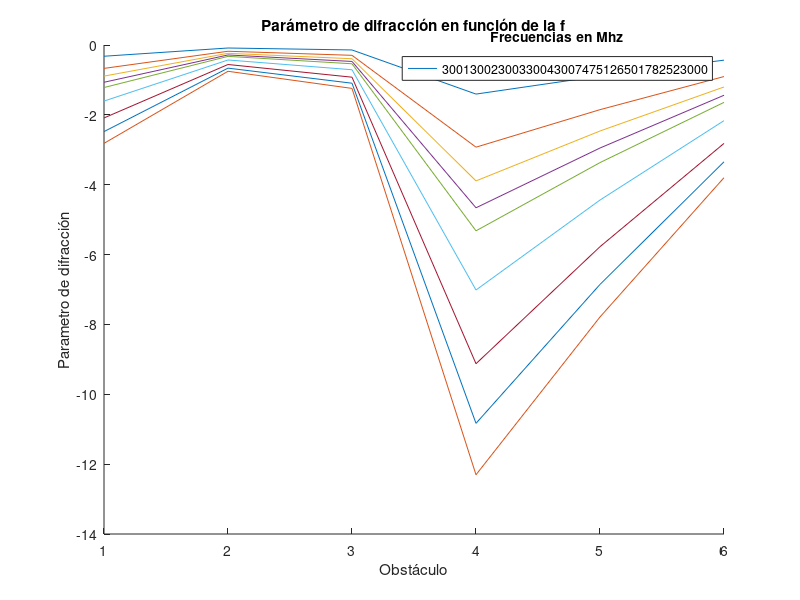

Reproduce this figure in MATLAB.
clear;clc;close all;
K      = 4/3;
c      = 3e8;
f      = [300,1300, 2300, 3300, 4300,7475,12650, 17825, 23000].*1e6;
lambda = c./f;
d      = 20.09e3;
R0     = 6370e3;
Re     = R0*K;
h1     = 807;

e  = [797 800 803 799 735 760 788 805];
a  = [10 0 0 0 0 0 0  8];
d1 = [0 0.806e3 1.910e3 3.721e3 7.831e3 10.955e3 14.965e3 d];
d2 = d - d1;

flecha         = d1.*d2/(2*Re);
altura_rayo    = ((e(end)+a(end)-e(1)-a(1))/d)*d1 + e(1)+a(1);
despejamiento  = e + flecha - altura_rayo;
    
numero_iteraciones    = size(lambda);
columnas              = size(f);

for iteracion=1:numero_iteraciones(2)
    R1(iteracion,:) = sqrt(lambda(1,iteracion)*d1.*d2/d); %Altura del primer rayo de Fresnel    
end

despejamiento(:,1)    =[];
despejamiento(:,end)  =[];
d1(:,1)        =[];
d1(:,end)      =[];
R1(:,1)        =[];
R1(:,end)      =[];
flecha(:,1)    =[];
flecha(:,end)  =[];
e(:,1) = [];
e(:,end) = [];

d2=d-d1;
uve                      = sqrt(2)*despejamiento./R1;
Ldif_iterado             = 6.9 + 20*log10(sqrt((uve-0.1).^2 +1) + uve-0.1);

altura_rayo(:,1) = [];
altura_rayo(:,end) = [];

flecha        = (d1.*d2)/(2*Re);
despejamiento =  e + flecha - altura_rayo;

for iteracion=1:numero_iteraciones(2)       
    uve_iterado(iteracion,:)   = sqrt(2)*despejamiento./R1(iteracion,:);   
end

figure(1);title("Parámetro de difracción en función de la f")
for iteracion=1:numero_iteraciones(2)
    hold on
    plot(uve(iteracion,:));
    xticks(1:7)
    hold off
end

frec = ["300","1300", "2300", "3300", "4300","7475","12650","17825","23000"];
ylabel("Parametro de difracción");xlabel("Obstáculo");
lgd = legend(frec);title(lgd,'Frecuencias en Mhz');
